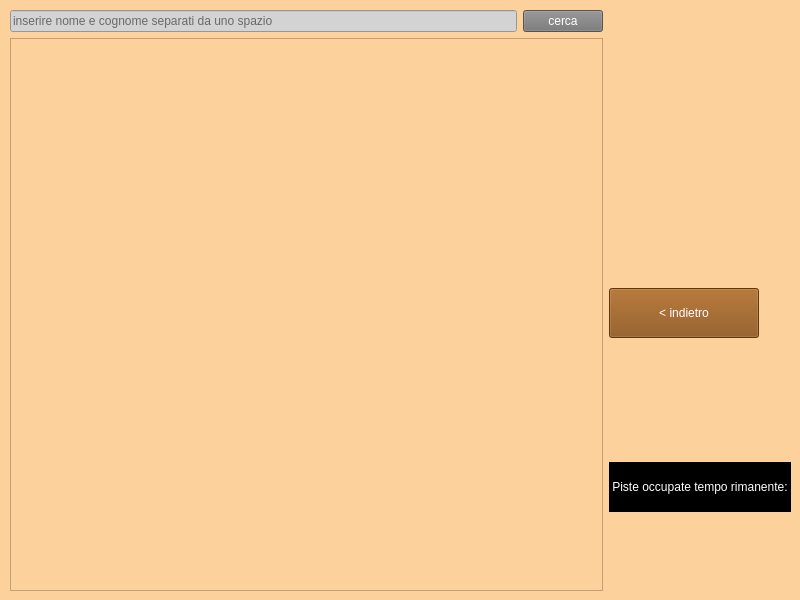
<?xml version="1.0" encoding="UTF-8"?>
<ui version="4.0">
 <class>Form</class>
 <widget class="QWidget" name="Form">
  <property name="geometry">
   <rect>
    <x>0</x>
    <y>0</y>
    <width>800</width>
    <height>600</height>
   </rect>
  </property>
  <property name="minimumSize">
   <size>
    <width>800</width>
    <height>600</height>
   </size>
  </property>
  <property name="maximumSize">
   <size>
    <width>800</width>
    <height>600</height>
   </size>
  </property>
  <property name="windowTitle">
   <string>Cassiere-gestione partite</string>
  </property>
  <property name="styleSheet">
   <string notr="true">background-color: #FCD19C</string>
  </property>
  <widget class="QWidget" name="horizontalLayoutWidget">
   <property name="geometry">
    <rect>
     <x>10</x>
     <y>10</y>
     <width>781</width>
     <height>581</height>
    </rect>
   </property>
   <layout class="QHBoxLayout" name="horizontalLayout">
    <item>
     <layout class="QVBoxLayout" name="verticalLayout">
      <item>
       <layout class="QHBoxLayout" name="horizontalLayout_3">
        <item>
         <widget class="QLineEdit" name="ricercaText">
          <property name="styleSheet">
           <string notr="true">background: lightgrey</string>
          </property>
          <property name="inputMask">
           <string/>
          </property>
          <property name="text">
           <string/>
          </property>
          <property name="frame">
           <bool>true</bool>
          </property>
          <property name="placeholderText">
           <string>inserire nome e cognome separati da uno spazio</string>
          </property>
         </widget>
        </item>
        <item>
         <widget class="QPushButton" name="cercaButton">
          <property name="styleSheet">
           <string notr="true">color: white;  background-color: #757575</string>
          </property>
          <property name="text">
           <string>cerca</string>
          </property>
         </widget>
        </item>
       </layout>
      </item>
      <item>
       <widget class="QListWidget" name="clientiList"/>
      </item>
     </layout>
    </item>

    <item>
     <layout class="QVBoxLayout" name="verticalLayout_2" stretch="0,0,0,0,0,0,0">
      <property name="sizeConstraint">
       <enum>QLayout::SetFixedSize</enum>
      </property>

      <item>
       <spacer name="verticalSpacer_2">
        <property name="orientation">
         <enum>Qt::Vertical</enum>
        </property>
        <property name="sizeType">
         <enum>QSizePolicy::Fixed</enum>
        </property>
        <property name="sizeHint" stdset="0">
         <size>
          <width>20</width>
          <height>200</height>
         </size>
        </property>
       </spacer>
      </item>

      <item>
       <widget class="QPushButton" name="indietroButton">
        <property name="minimumSize">
         <size>
          <width>150</width>
          <height>50</height>
         </size>
        </property>
        <property name="maximumSize">
         <size>
          <width>150</width>
          <height>50</height>
         </size>
        </property>
        <property name="styleSheet">
         <string notr="true">color: white;  background-color: #874B0F</string>
        </property>
        <property name="text">
         <string>&lt; indietro</string>
        </property>
       </widget>
      </item>

      <item>
       <spacer name="verticalSpacer_3">
        <property name="orientation">
         <enum>Qt::Vertical</enum>
        </property>
        <property name="sizeType">
         <enum>QSizePolicy::Fixed</enum>
        </property>
        <property name="sizeHint" stdset="0">
         <size>
          <width>20</width>
          <height>40</height>
         </size>
        </property>
       </spacer>
      </item>


      <item>
       <widget class="QLabel">
        <property name="minimumSize">
         <size>
          <width>150</width>
          <height>50</height>
         </size>
        </property>
        <property name="maximumSize">
         <size>
          <width>350</width>
          <height>50</height>
         </size>
        </property>
        <property name="styleSheet">
         <string notr="true">color: white;  background-color: #000000</string>
        </property>
        <property name="text">
         <string> Piste occupate tempo rimanente: </string>
        </property>
       </widget>
      </item>

     </layout>
    </item>
   </layout>
  </widget>
 </widget>
 <resources/>
 <connections/>
</ui>
